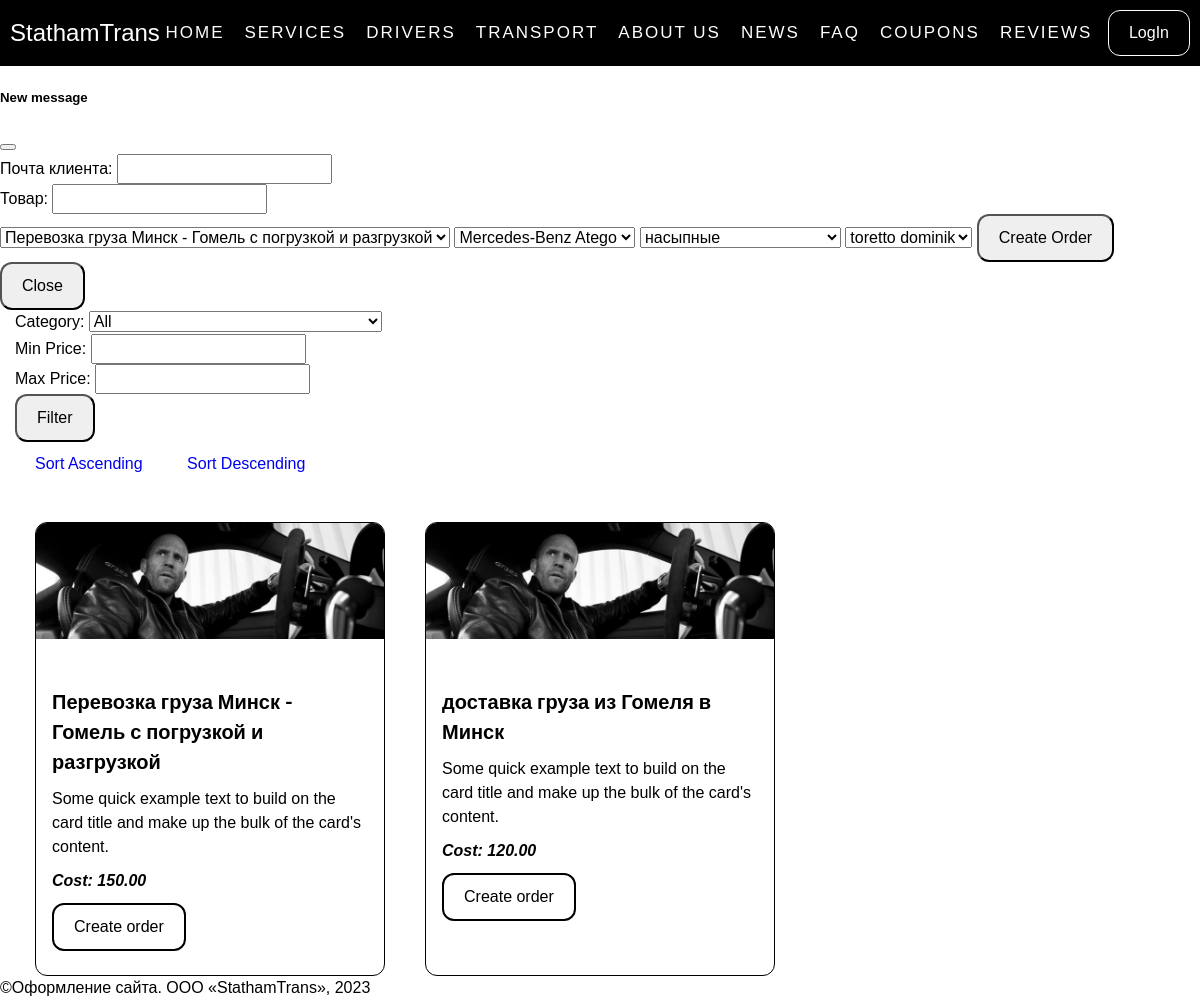
Screenshot of /home/services/ with the database file from the repository.
### order/models.py (models this page shows, shortened)
class CompanyService(models.Model):
    name = models.CharField(max_length=255, blank=False)
    category = models.ManyToManyField(ServiceCategory)
    cost = models.DecimalField(default=0, decimal_places=2, max_digits=30)

### order/views.py (the view)
# urls.py: path('services/', views.services_list, name='services'),
def services_list(request):
    transport_list = Transport.objects.all()
    drivers_list = Driver.objects.exclude(is_staff=True)
    cargo_types_list = CargoType.objects.all()
    category = request.GET.get('category', '')
    min_price = request.GET.get('min_price', '')
    max_price = request.GET.get('max_price', '')
    sort = request.GET.get('sort', '')
    service_list = CompanyService.objects.all()
    if category:
        service_list = service_list.filter(category__name=category)
    if min_price:
        service_list = service_list.filter(cost__gte=min_price)
    if max_price:
        service_list = service_list.filter(cost__lte=max_price)
    if sort == 'asc':
        service_list = service_list.order_by('cost')
    elif sort == 'desc':
        service_list = service_list.order_by('-cost')
    categories = ServiceCategory.objects.all()
    return render(request, 'services/companyservice_list.html', context={'service_list': service_list,
                                                                         'category ': category,
                                                                         'min_price': min_price,
                                                                         'max_price': max_price,
                                                                         'categories': categories,
                                                                         'transport_list': transport_list,
                                                                         'drivers_list': drivers_list,
                                                                         'cargo_types_list': cargo_types_list})

### order/models.py (called while the page is built)
    def __str__(self):
        return f'{self.name}'

### order/templates/services/companyservice_list.html (shortened to what this page needs)
{% extends "base_generic.html" %}
{% block content %}
<div class="modal fade" id="exampleModal" tabindex="-1" aria-labelledby="exampleModalLabel" aria-hidden="true">
    <div class="modal-dialog modal-dialog-centered">
        <div class="modal-content">
            <div class="modal-header">
                <h5 class="modal-title" id="exampleModalLabel">New message</h5>
                <button type="button" class="btn-close" data-bs-dismiss="modal" aria-label="Close"></button>
            </div>
            <div class="modal-body">
                <form method="POST" action="../create-order/">
                    <div class="mb-3">
                        <label for="client-email" class="col-form-label">Почта клиента: </label>
                        <input type="text" class="form-control" id="client-email" name="client">
                    </div>
                    <div class="mb-3">
                        <label for="cargo-name" class="col-form-label">Товар: </label>
                        <input type="text" class="form-control" id="cargo-name" name="cargo">
                    </div>
                    <select name="service" class="form-select mb-3" aria-label="Default select example">
                        {% for service in service_list %}
                        <option  value="{{service.id}}">{{service.name}}</option>
                        {% endfor %}
                    </select>
                    <select name="transport" class="form-select mb-3" aria-label="Default select example">
                        {% for transport in transport_list %}
                        <option  value="{{transport.id}}">{{transport}}</option>
                        {% endfor %}
                    </select>
                    <select name="cargo_type" class="form-select mb-3" aria-label="Default select example">
                        {% for cargo_type in cargo_types_list %}
                        <option  value="{{cargo_type.id}}">{{cargo_type.name}}</option>
                        {% endfor %}
                    </select>
                    <select name="driver" class="form-select mb-3" aria-label="Default select example">
                        {% for driver in drivers_list %}
                        <option  value="{{driver.id}}">{{driver.last_name}} {{driver.first_name}}</option>
                        {% endfor %}
                    </select>
                    <button type="submit" class="btn btn-primary mb-3">Create Order</button>
                </form>
            </div>
            <div class="modal-footer">
                <button type="button" class="btn btn-secondary" data-bs-dismiss="modal">Close</button>
            </div>
        </div>
    </div>
</div>
<div class="container d-flex justify-content-center">
    <form method="get" action="{% url 'services' %}" class="mb-3">
        <div class="row">
            <div class="col-sm-3">
                <label for="category" class="form-label">Category:</label>
                <select id="category" name="category" class="form-select">
                    <option value="">All</option>
                </select>
            </div>
            <div class="col-sm-3">
                <label for="min_price" class="form-label">Min Price:</label>
                <input type="text" id="min_price" name="min_price" value="{{ min_price }}" class="form-control">
            </div>
            <div class="col-sm-3">
                <label for="max_price" class="form-label">Max Price:</label>
                <input type="text" id="max_price" name="max_price" value="{{ max_price }}" class="form-control">
            </div>
            <div class="col-sm-3 d-flex justify-content-center">
                <button type="submit" class="btn btn-primary mt-4">Filter</button>
            </div>
            <div class="mt-3">
                <a href="{% url 'services' %}?sort=asc" class="btn btn-success">Sort Ascending</a>
                <a href="{% url 'services' %}?sort=desc" class="btn btn-success">Sort Descending</a>
            </div>
        </div>
    </form>
</div>
{% if service_list %}
<section class="services">
    <div class="container">
        <h2 style="margin-left: 2rem; color: white">Services</h2>
        <div class="services__inner">
            {% for service in service_list %}
            <div class="card">
                <img src="../../static/images/1500x500.jpeg" class="card-img-top" alt="">
                <div class="card-body">
                    <h5 class="card-title">{{ service.name }}</h5>
                    <p class="card-text">
                        Some quick example text to build on the card title and make up the bulk of the
                        card's content.
                    </p>
                    <div class="card-cost">
                        <span>Cost: {{service.cost}}</span>
                    </div>
                    <a href="#" class="btn transparent-btn service-btn" data-bs-toggle="modal" data-bs-target="#exampleModal">Create order</a>
                </div>
            </div>
            {% endfor %}
        </div>
    </div>
</section>
{% else %}
<div class="container">
    <p>There are no services.</p>
</div>
{% endif %}
{% endblock %}

### order/static/css/style.css (style rules this page uses)
*, *::before, *::after { box-sizing: border-box; }
body, h1, h2, h3, h4, p, ul[class], ol[class], li, figure, figcaption, blockquote, dl, dd { margin: 0; }
body { min-height: 100vh; scroll-behavior: smooth; text-rendering: optimizeSpeed; line-height: 1.5; font-family: 'SansSerif', sans-serif; }
img { max-width: 100%; display: block; }
input, button, textarea, select { font: inherit; }
.services { background-color: #000; }
.btn { display: inline-block; padding: 10px 20px; border-radius: 12px; text-decoration: none; }
.transparent-btn { border: 2px #000 solid; color: #000; background-color: transparent; transition: all .2s ease-in; }
.d-flex { display: flex; }
.container { width: 100%; padding-right: 15px; padding-left: 15px; margin-right: auto; margin-left: auto; }

### order/static/css/services.css (style rules this page uses)
.services { background-color: #fff; }
.services__inner { display: grid; grid-template-columns: repeat(3, 1fr); }
.card { border-radius: 12px; border: #000 1px solid; overflow: hidden; margin: 0 20px; }
.card-cost { font-size: 16px; font-weight: 700; font-style: italic; margin: 10px 0; }
.card-body { padding: 14px 16px; }
.card-title { margin-bottom: 10px; font-size: 20px; font-weight: 700; font-family: 'Roboto', sans-serif; }
.service-btn { margin-bottom: 10px; }

### rows the page displays
CompanyService: name "Перевозка груза Минск - Гомель с погрузкой и разгрузкой", cost "150.00"
CompanyService: name "доставка груза из Гомеля в Минск", cost "120.00"

### other values shown
form field service "Перевозка груза Минск - Гомель с погрузкой и разгрузкой"
form field transport "Mercedes-Benz Atego"
form field cargo_type "насыпные"
form field driver "toretto dominik"
